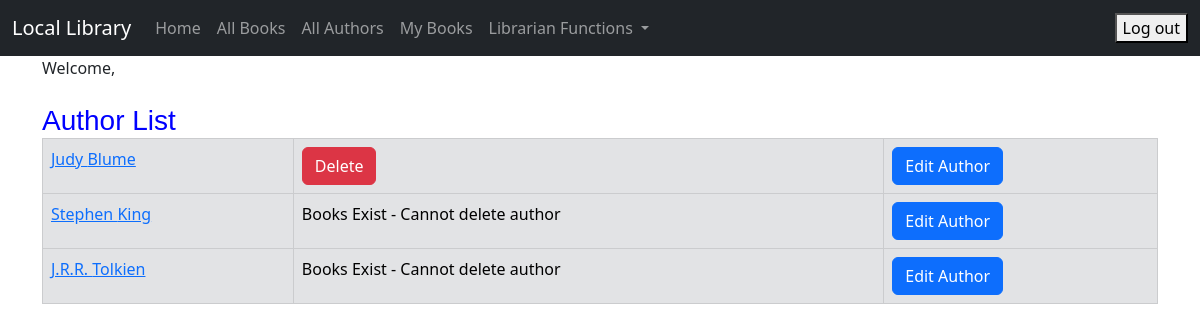
/author_list/ (signed in), run on the app's committed database.
### catalog/models.py (models this page shows, shortened)
class Author(models.Model):
    first_name = models.CharField(max_length=100)
    last_name = models.CharField(max_length=100)
    date_of_birth = models.DateField(null=True, blank=True)
    date_of_death = models.DateField('Died', null=True, blank=True)
    author_image = models.ImageField(upload_to='images/', null=True, blank=True)
    class Meta:
        ordering = ['last_name', 'first_name']
    def get_absolute_url(self):
        return reverse('author_detail', args=[str(self.id)])

### catalog/views.py (the view)
# urls.py: path('author_list/', views.AuthorListView.as_view(), name='author_list'),
class AuthorListView(generic.ListView):
    model = Author

### catalog/templates/catalog/author_list.html (shortened to what this page needs)
{% extends "catalog/base.html" %}
{% block content %}
    <h1>Author List</h1>
    {% if author_list %}
        <table class="table table-bordered">
            {% for author in author_list %}
                <tr class="table-secondary">
                    <td><a href="{{ author.get_absolute_url }}">{{ author.first_name }} {{ author.last_name }}</a></td>
                    {% if user.is_superuser %}
                        {% if author.book_set.all %}
                            <td>Books Exist - Cannot delete author</td>
                        {% else %}
                            <td><a href="{% url 'author_delete' pk=author.pk %}"
                                   onclick="return confirm('Are you sure you want to delete?')"
                                   class="btn btn-danger">Delete</a>
                            </td>
                        {% endif %}
                        <td><a href="{% url 'author_update' pk=author.pk %}" class="btn btn-primary">Edit Author</a></td>
                    {% endif %}
                </tr>
            {% endfor %}
        </table>
    {% else %}
        <p>There are no authors in the library.</p>
    {% endif %}
{% endblock %}

### catalog/static/css/my_style.css (style rules this page uses)
h1 { font-family: 'Changa One', sans-serif; margin: 10px 0; font-size: 1.75em; font-weight: normal; line-height: 0.5; text-align: left; color: #0000FF; }

### data on the page
Author: first_name "Judy", last_name "Blume", shows "Delete"
Author: first_name "Stephen", last_name "King", shows "Books Exist - Cannot delete author"
Author: first_name "J.R.R.", last_name "Tolkien", shows "Books Exist - Cannot delete author"
